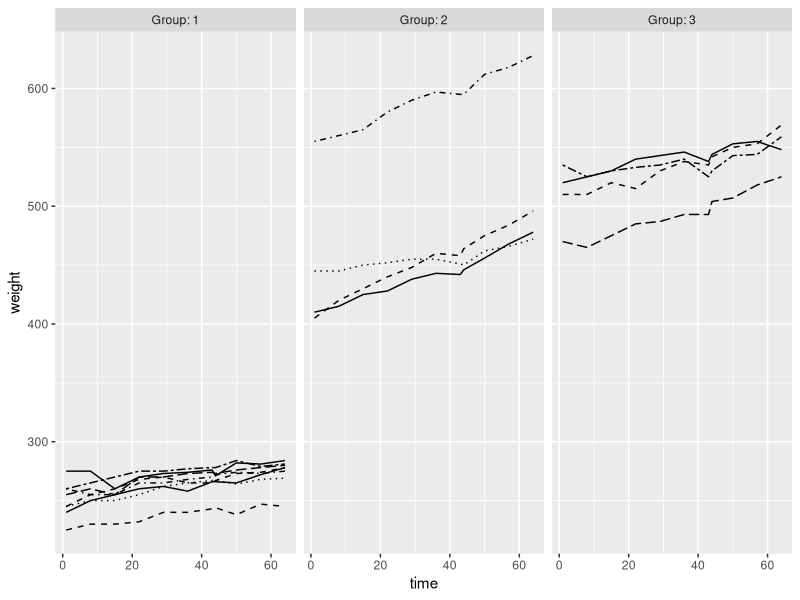
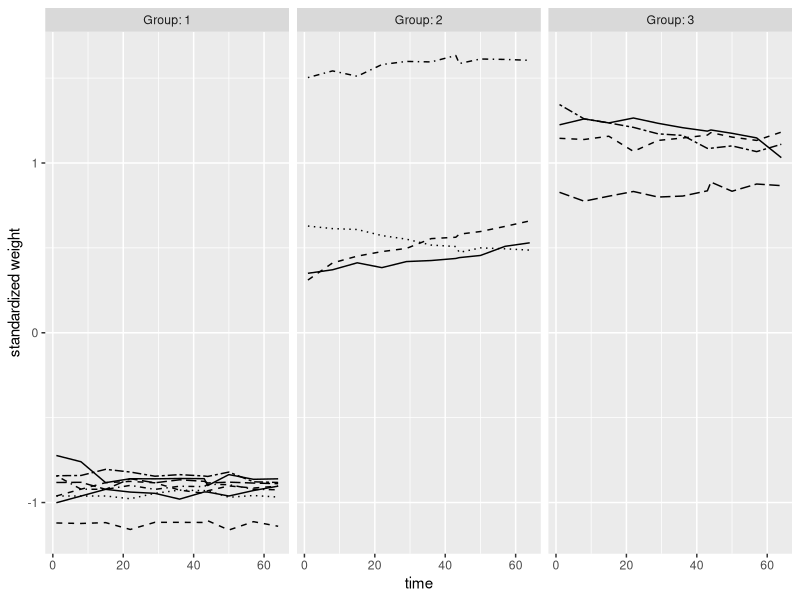

The R script that drew these images, in order:
## ---- chunk 1

library(dplyr)
library(ggplot2)

RATS <- read.csv("data/rats.csv")
RATS$ID <- as.factor(RATS$ID)
RATS$Group <- as.factor(RATS$Group)
str(RATS)
summary(RATS)

## ---- chunk 2
ggplot(RATS, aes(x = time, y = weight, linetype= ID)) +
  geom_line() +
  scale_linetype_manual(values = rep(1:8, 2)) +
  facet_grid(. ~ Group, labeller=label_both) +
  theme(legend.position = "none") +
  scale_y_continuous(limits = c(min(RATS$weight), max(RATS$weight)))
## ---- chunk 3
rats_tracked <- RATS %>% 
  group_by(time) %>%
  mutate(std.weight = (weight - mean(weight))/sd(weight)) %>%
  ungroup()


ggplot(rats_tracked, aes(x = time, y = std.weight, linetype= ID)) +
  geom_line() +
  scale_linetype_manual(values = rep(1:8, 2)) +
  facet_grid(. ~ Group, labeller=label_both) +
  theme(legend.position = "none") +
  scale_y_continuous("standardized weight")

